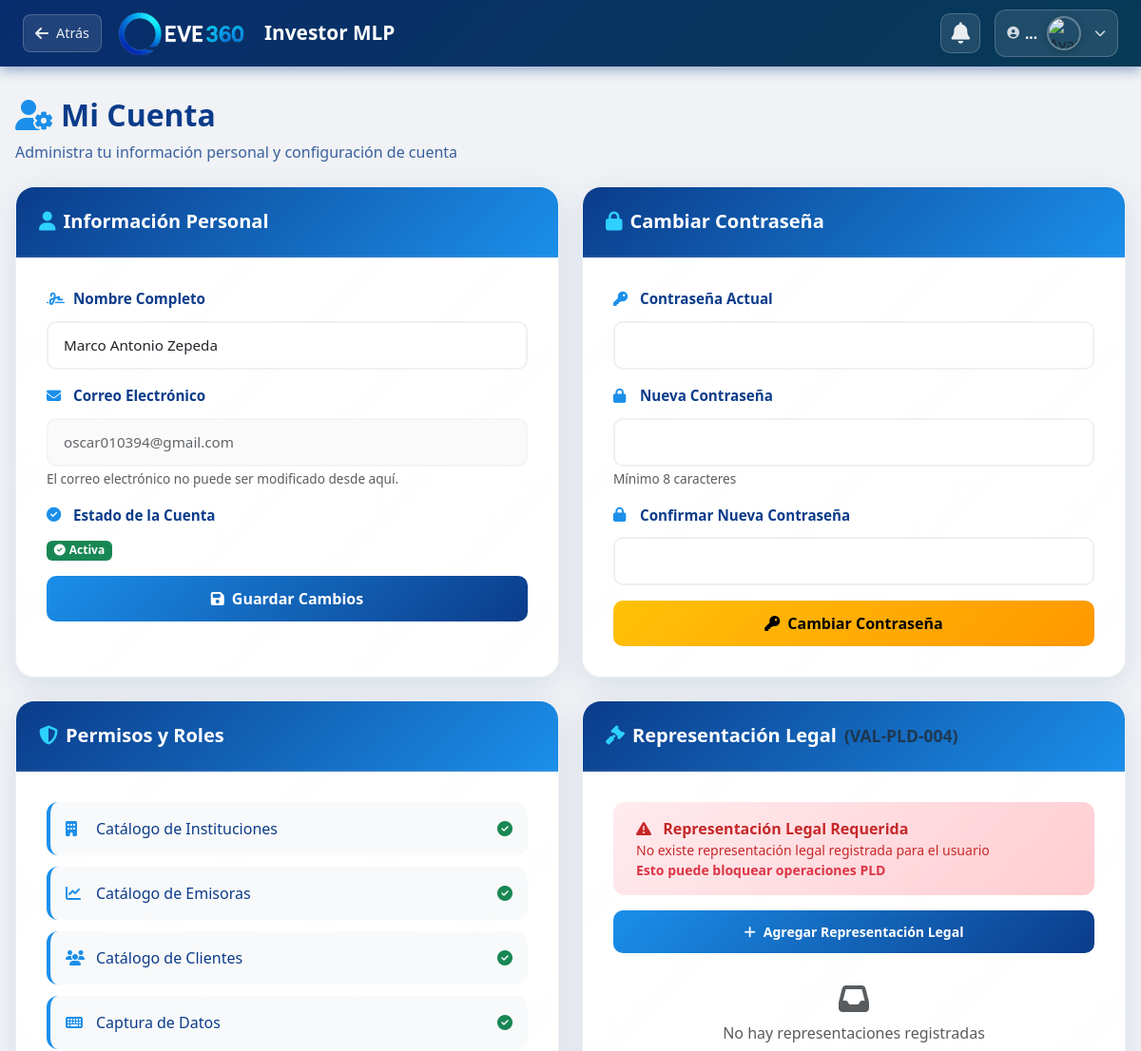
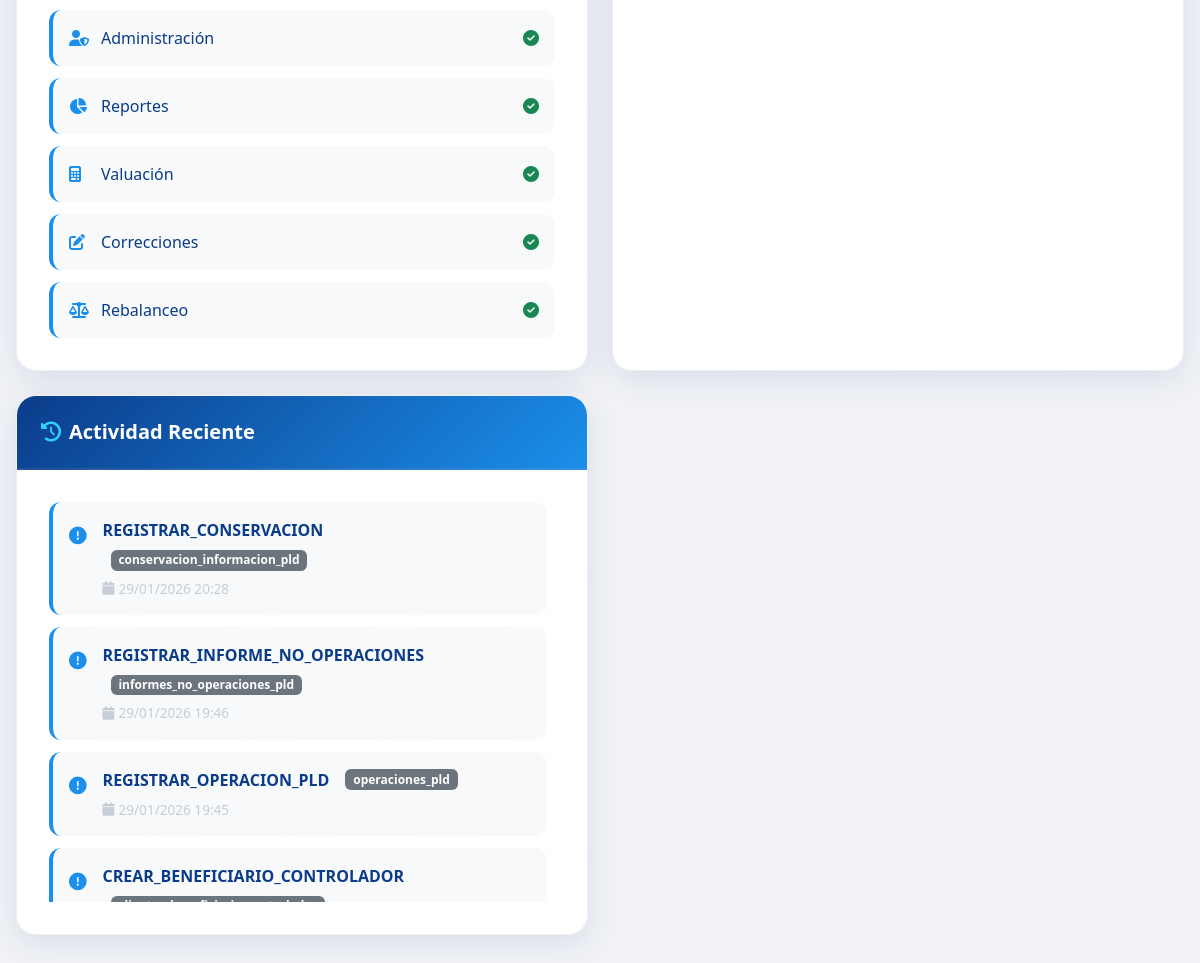
Page /mi_cuenta.php (signed in) on the committed database (2 pictures, top to bottom).
### tables this page shows
CREATE TABLE `config_empresa` (
  `id_config` int NOT NULL DEFAULT '1',
  `nombre_empresa` varchar(255) DEFAULT 'Investor MLP',
  `id_tipo_empresa` int DEFAULT '1',
  `logo_url` varchar(255) DEFAULT 'assets/img/logo_default.png',
  `color_primario` varchar(7) DEFAULT '#0d6efd',
  `max_usuarios` int DEFAULT '5',
  `max_busquedas_api` int DEFAULT '300',
  `id_vulnerable` int DEFAULT '0',
  `estatus_patron_pld` varchar(50) DEFAULT NULL COMMENT 'Estatus en el padrón PLD (vigente, baja, suspendido)',
  `fecha_revalidacion_patron` date DEFAULT NULL COMMENT 'Fecha de última revalidación del padrón',
  `folio_patron_pld` varchar(100) DEFAULT NULL COMMENT 'Folio de registro en el padrón PLD del SAT',
  `no_habilitado_pld` tinyint(1) DEFAULT '0' COMMENT 'Flag: 1 = NO habilitado, 0 = habilitado',
  `incumplimiento_pld` tinyint(1) DEFAULT '0' COMMENT 'Flag: 1 = Incumplimiento PLD (VAL-PLD-012)',
  `aviso_requerido` tinyint(1) DEFAULT '0' COMMENT 'Flag: 1 = Aviso requerido (VAL-PLD-008, VAL-PLD-009)',
  `aviso_24h` tinyint(1) DEFAULT '0' COMMENT 'Flag: 1 = Aviso 24H pendiente (VAL-PLD-010, VAL-PLD-011)',
  `operacion_rechazada_pld` tinyint(1) DEFAULT '0' COMMENT 'Flag: 1 = Operación rechazada',
  `restriccion_efectivo` tinyint(1) DEFAULT '0' COMMENT 'Flag: 1 = Restricción por pago en efectivo',
  `riesgo_sancion_administrativa` tinyint(1) DEFAULT '0' COMMENT 'Flag: 1 = Riesgo sancionable',
  `fracciones_activas` json DEFAULT NULL COMMENT 'Fracciones activas registradas en el padrón',
  `umbral_acumulacion_uma` decimal(10,2) DEFAULT '1000.00' COMMENT 'Umbral de acumulación en UMAs (VAL-PLD-009)',
  `umbral_aviso_uma` decimal(12,2) DEFAULT NULL COMMENT 'UMA aviso (fallback global)',
  PRIMARY KEY (`id_config`),
  KEY `fk_config_tipo_empresa` (`id_tipo_empresa`),
  KEY `idx_config_empresa_pld_habilitado` (`no_habilitado_pld`,`estatus_patron_pld`),
  CONSTRAINT `fk_config_tipo_empresa` FOREIGN KEY (`id_tipo_empresa`) REFERENCES `cat_tipo_empresa` (`id_tipo_empresa`)
);

CREATE TABLE `usuarios_permisos` (
  `id_permiso` int NOT NULL AUTO_INCREMENT,
  `id_usuario` int DEFAULT NULL,
  `catalogo_instituciones` int DEFAULT NULL,
  `catalogo_emisoras` int DEFAULT NULL,
  `catalogo_clientes` int DEFAULT NULL,
  `captura` int DEFAULT NULL,
  `administracion` int DEFAULT NULL,
  `reportes` int DEFAULT NULL,
  `valuacion` int DEFAULT NULL,
  `correcciones` int DEFAULT NULL,
  `rebalanceo` int DEFAULT NULL,
  PRIMARY KEY (`id_permiso`)
);

CREATE TABLE `usuarios` (
  `id_usuario` int NOT NULL AUTO_INCREMENT,
  `nombre` varchar(255) DEFAULT NULL,
  `login_user` varchar(255) DEFAULT NULL,
  `login_password` varchar(255) DEFAULT NULL,
  `id_grupo` int DEFAULT NULL,
  `id_status_usuario` int DEFAULT NULL,
  `two_factor_code` varchar(6) DEFAULT NULL,
  `two_factor_expires` datetime DEFAULT NULL,
  `password_reset_token` varchar(128) DEFAULT NULL,
  `password_reset_expires` datetime DEFAULT NULL,
  `verification_token` varchar(64) DEFAULT NULL,
  PRIMARY KEY (`id_usuario`)
);

CREATE TABLE `bitacora` (
  `id_bitacora` int NOT NULL AUTO_INCREMENT,
  `id_usuario` int DEFAULT NULL,
  `accion` varchar(100) DEFAULT NULL,
  `tabla_afectada` varchar(100) DEFAULT NULL,
  `id_afectado` int DEFAULT NULL,
  `valor_anterior` text,
  `valor_nuevo` text,
  `fecha` datetime DEFAULT CURRENT_TIMESTAMP,
  PRIMARY KEY (`id_bitacora`),
  KEY `idx_usuario` (`id_usuario`),
  KEY `idx_tabla_id` (`tabla_afectada`,`id_afectado`)
);

### mi_cuenta.php (the view, shortened to what the rows shown need)
<?php
require_once 'config/db.php';
$userId = $_SESSION['user_id'];
try {
    $stmt = $pdo->prepare("
        SELECT u.*,
               up.catalogo_instituciones, up.catalogo_emisoras, up.catalogo_clientes,
               up.captura, up.administracion, up.reportes, up.valuacion,
               up.correcciones, up.rebalanceo
        FROM usuarios u
        LEFT JOIN usuarios_permisos up ON u.id_usuario = up.id_usuario
        WHERE u.id_usuario = ?
    ");
    $stmt->execute([$userId]);
    $user = $stmt->fetch(PDO::FETCH_ASSOC);
} catch (Exception $e) {
    $error = 'Error al cargar información del usuario.';
    $user = null;
}
$recentActivity = [];
try {
    $stmt = $pdo->prepare("
        SELECT * FROM bitacora
        WHERE id_usuario = ?
        ORDER BY fecha DESC
        LIMIT 10
    ");
    $stmt->execute([$userId]);
    $recentActivity = $stmt->fetchAll(PDO::FETCH_ASSOC);
} catch (Exception $e) {
    $recentActivity = [];
}
include 'templates/header.php';
?>
<link rel="stylesheet" href="assets/css/mi_cuenta.css">
<body>
    <?php
    include 'templates/top_bar.php';
    ?>
    <div class="container-fluid dashboard-wrapper">
        <div class="row">
            <div class="col-12">
                <div class="page-header mb-4">
                    <h2 class="page-title">
                        <i class="fa-solid fa-user-gear me-2"></i>Mi Cuenta
                    </h2>
                </div>
            </div>
        </div>
        <div class="row g-4">
            <div class="col-lg-6">
                <div class="account-card">
                    <div class="account-card-body">
                        <form method="POST" action="">
                            <div class="form-group mb-3">
                                <label for="nombre" class="form-label">
                                    <i class="fa-solid fa-signature me-2"></i>Nombre Completo
                                </label>
                                <input type="text"
                                       class="form-control"
                                       id="nombre"
                                       name="nombre"
                                       value="<?= htmlspecialchars($user['nombre'] ?? '') ?>"
                                       required>
                            </div>
                            <div class="form-group mb-3">
                                <label for="email" class="form-label">
                                    <i class="fa-solid fa-envelope me-2"></i>Correo Electrónico
                                </label>
                                <input type="email"
                                       class="form-control"
                                       id="email"
                                       value="<?= htmlspecialchars($user['login_user'] ?? '') ?>"
                                       disabled>
                                <small class="form-text text-muted">El correo electrónico no puede ser modificado desde aquí.</small>
                            </div>
                        </form>
                    </div>
                </div>
            </div>
            <div class="col-lg-6">
                <div class="account-card">
                    <div class="account-card-body">
                        <div class="activity-list">
                            <?php if (empty($recentActivity)): ?>
                                <div class="text-center text-muted py-3">
                                    <i class="fa-solid fa-inbox fa-2x mb-2"></i>
                                    <p class="mb-0">No hay actividad reciente</p>
                                </div>
                            <?php else: ?>
                                <?php foreach ($recentActivity as $activity): ?>
                                    <div class="activity-item">
                                        <div class="activity-icon">
                                            <i class="fa-solid fa-circle-exclamation"></i>
                                        </div>
                                        <div class="activity-content">
                                            <div class="activity-action">
                                                <strong><?= htmlspecialchars($activity['accion'] ?? 'Acción') ?></strong>
                                                <span class="badge bg-secondary ms-2">
                                                    <?= htmlspecialchars($activity['tabla'] ?? $activity['tabla_afectada'] ?? '-') ?>
                                                </span>
                                            </div>
                                            <div class="activity-date">
                                                <i class="fa-solid fa-calendar me-1"></i>
                                                <?= date('d/m/Y H:i', strtotime($activity['fecha'])) ?>
                                            </div>
                                        </div>
                                    </div>
                                <?php endforeach; ?>
                            <?php endif; ?>
                        </div>
                    </div>
                </div>
            </div>
        </div>
    </div>
<?php include 'templates/footer.php'; ?>

### templates/top_bar.php (shortened to what the rows shown need)
<div class="top-banner">
    <div class="top-bar-left">
        <a class="navbar-brand fw-bold d-flex align-items-center" href="index.php">
            <img src="<?= htmlspecialchars($appConfig['logo_url']) ?>"
                    alt="Logo"
                    height="45"
                    class="d-inline-block align-text-top"
                    style="object-fit: contain;">
            <span class="ms-2 d-none d-sm-inline">
                <?= htmlspecialchars($appConfig['nombre_empresa']) ?>
            </span>
        </a>
    </div>
</div>

### rows in the picture
config_empresa: logo_url (picture)
usuarios_permisos: nombre "Marco Antonio Zepeda", id_usuario.login_user "oscar010394@gmail.com", catalogo_instituciones 1 (drawn), catalogo_emisoras 1 (drawn), catalogo_clientes 1 (drawn), captura 1 (drawn), administracion 1 (drawn), reportes 1 (drawn), valuacion 1 (drawn), correcciones 1 (drawn), rebalanceo 1 (drawn)
bitacora: accion "REGISTRAR_CONSERVACION", tabla_afectada "conservacion_informacion_pld", fecha "29/01/2026 20:28"
bitacora: accion "REGISTRAR_INFORME_NO_OPERACIONES", tabla_afectada "informes_no_operaciones_pld", fecha "29/01/2026 19:46"
bitacora: accion "REGISTRAR_OPERACION_PLD", tabla_afectada "operaciones_pld", fecha "29/01/2026 19:45"
bitacora: accion "CREAR_BENEFICIARIO_CONTROLADOR"

### other values in the picture
$appConfig['nombre_empresa'] "Investor MLP"
$perm['label'] "Catálogo de Instituciones"
$perm['label'] "Catálogo de Emisoras"
$perm['label'] "Catálogo de Clientes"
$perm['label'] "Captura de Datos"
$perm['label'] "Administración"
$perm['label'] "Reportes"
$perm['label'] "Valuación"
$perm['label'] "Correcciones"
$perm['label'] "Rebalanceo"
$validacionRepresentacion['razon'] "No existe representación legal registrada para el usuario"
